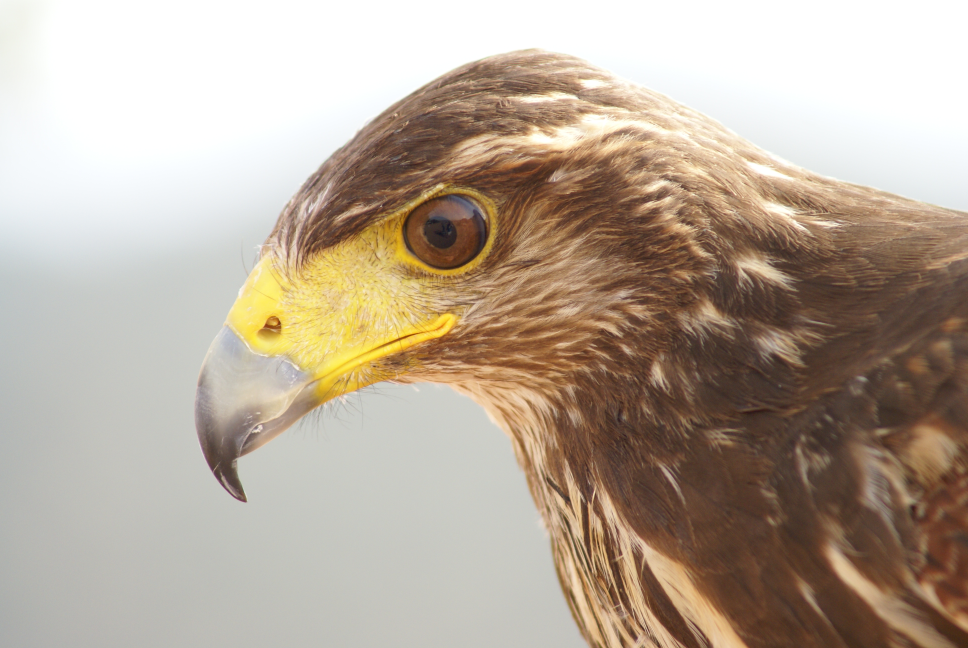
#> input picture Computer Vision Lab/Images/Eagle.jpg, 3872 x 2592 px, found by its file name (shown at 1/4 size)
$ python Lab1_1.py
#> lines starting #> are read from the running program, lines starting #| are printed output that depends on the picture
import cv2
import numpy as np

img = cv2.imread("C:\\Users\Student\Desktop\Aakarsh CV\Eagle.jpg")
#> img is the input picture: shape (2592, 3872, 3); mean B, G, R 153.4, 168.9, 183.1

scale_percent = 35
width = int(img.shape[1] * scale_percent / 100)
#> width = 1355
height = int(img.shape[0] * scale_percent / 100)
#> height = 907
dim = (width, height)
#> dim = (1355, 907)
resized = cv2.resize(img, dim, interpolation=cv2.INTER_AREA)
cv2.imshow('Eagle', resized)

gray = cv2.cvtColor(resized, cv2.COLOR_BGR2GRAY)
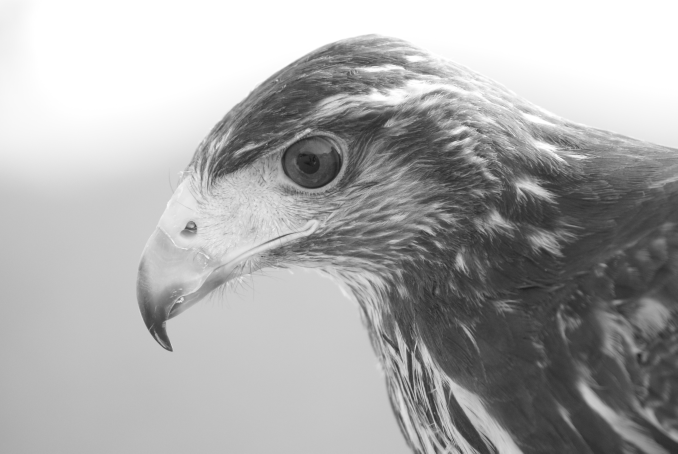
#> gray: shape (907, 1355) (shown at 1/2 size); min 21, max 255, mean 171.4
cv2.imshow('Gray Eagle', gray)

neg = cv2.bitwise_not(gray)
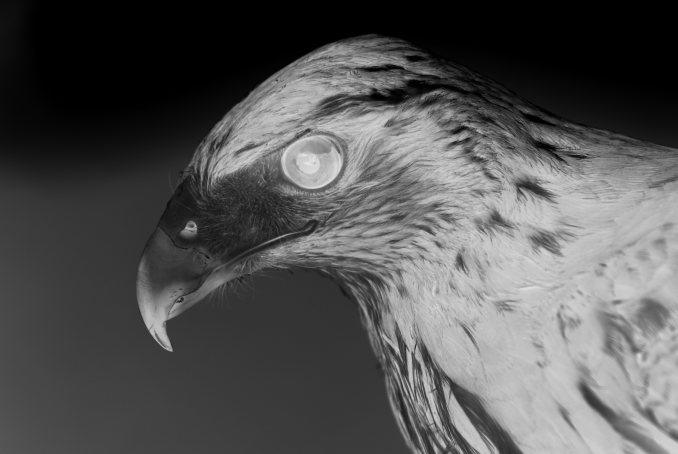
#> neg: shape (907, 1355) (shown at 1/2 size); min 0, max 234, mean 83.6
cv2.imshow('Negative Eagle', neg)

cv2.waitKey(0)
cv2.destroyAllWindows()

$ run again, with Computer Vision Lab/Images/Blueberries.jpg copied over Computer Vision Lab/Images/Eagle.jpg
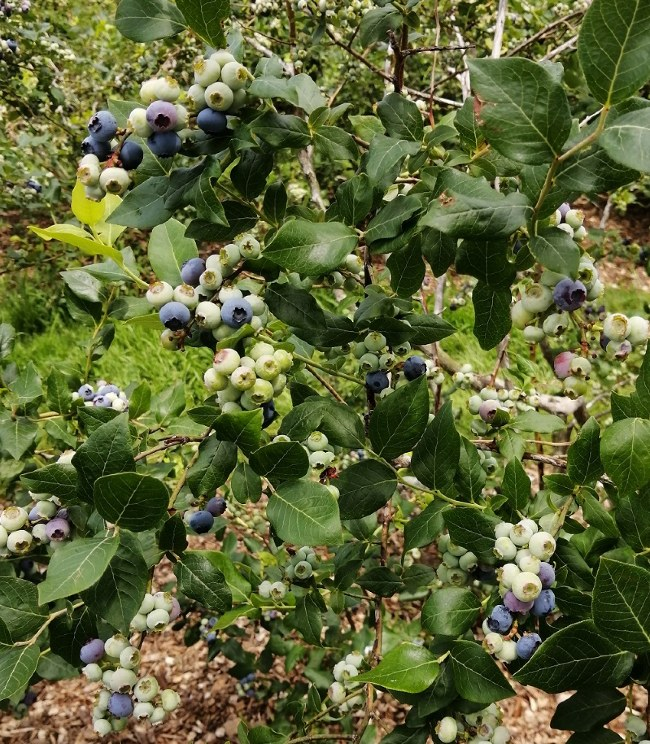
#> input picture Computer Vision Lab/Images/Blueberries.jpg, 650 x 744 px, found by its file name
#> img is the input picture: shape (744, 650, 3); mean B, G, R 55.9, 101.2, 93.5
#> `gray = cv2.cvtColor(resized, cv2.COLOR_BGR2GRAY)`:
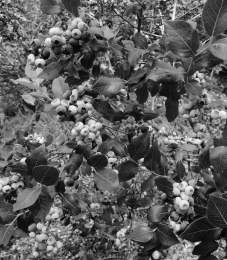
#> gray: shape (260, 227); min 4, max 251, mean 93.7
#> `neg = cv2.bitwise_not(gray)`:
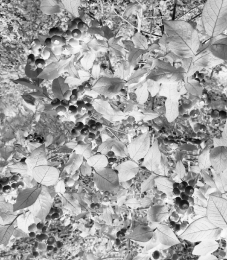
#> neg: shape (260, 227); min 4, max 251, mean 161.3
